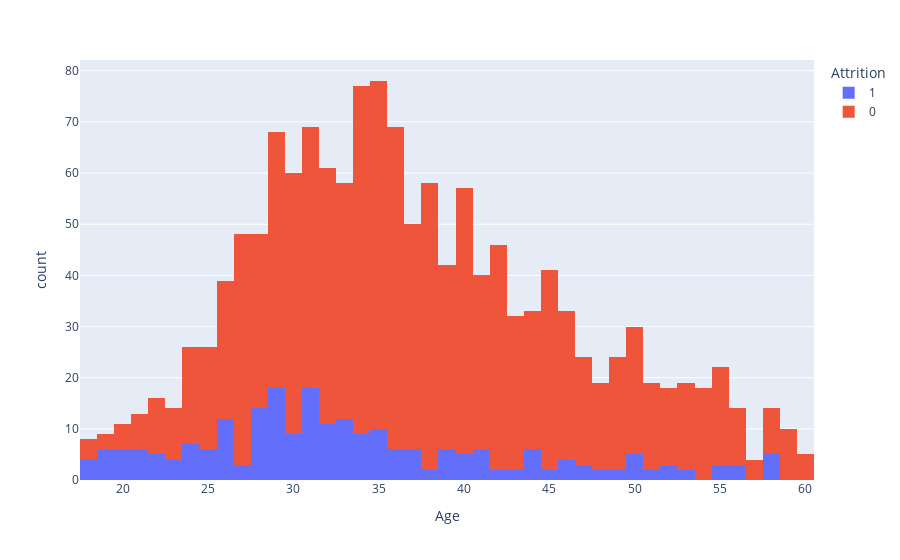

The code cell stored with this chart in its notebook:
### Code cell
# 离职情况与年龄分布的直方图
fig = px.histogram(data, x="Age", color="Attrition")

fig.show()

### Figure 1 — Plotly figure (JSON) as saved in the notebook; plotly's stock layout.template omitted (floating-point values rounded to 4 significant figures; data arrays with more than 128 entries replaced by an {"elided": "..."} marker saying what was removed)
{"data": [{"alignmentgroup": "True", "bingroup": "x", "hovertemplate": "Attrition=1<br>Age=%{x}<br>count=%{y}<extra></extra>", "legendgroup": "1", "marker": {"color": "#636efa"}, "name": "1", "offsetgroup": "1", "orientation": "v", "showlegend": true, "type": "histogram", "x": {"elided": "237 int values"}, "xaxis": "x", "yaxis": "y"}, {"alignmentgroup": "True", "bingroup": "x", "hovertemplate": "Attrition=0<br>Age=%{x}<br>count=%{y}<extra></extra>", "legendgroup": "0", "marker": {"color": "#EF553B"}, "name": "0", "offsetgroup": "0", "orientation": "v", "showlegend": true, "type": "histogram", "x": {"elided": "1233 int values"}, "xaxis": "x", "yaxis": "y"}], "layout": {"barmode": "relative", "legend": {"title": {"text": "Attrition"}, "tracegroupgap": 0}, "margin": {"t": 60}, "xaxis": {"anchor": "y", "domain": [0, 1], "title": {"text": "Age"}}, "yaxis": {"anchor": "x", "domain": [0, 1], "title": {"text": "count"}}}}
